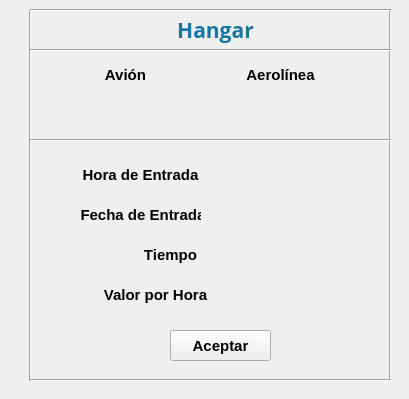
        <widget class="QWidget" name="pg_info_hg_6">
         <widget class="QLabel" name="lb_nomHangar_6">
          <property name="geometry">
           <rect>
            <x>100</x>
            <y>10</y>
            <width>231</width>
            <height>41</height>
           </rect>
          </property>
          <property name="font">
           <font>
            <family>Open Sans</family>
            <pointsize>12</pointsize>
           </font>
          </property>
          <property name="text">
           <string>&lt;html&gt;&lt;head/&gt;&lt;body&gt;&lt;p align=&quot;center&quot;&gt;&lt;span style=&quot; font-size:16pt; font-weight:600; color:#1675a3;&quot;&gt;Hangar&lt;/span&gt;&lt;/p&gt;&lt;/body&gt;&lt;/html&gt;</string>
          </property>
          <property name="textFormat">
           <enum>Qt::RichText</enum>
          </property>
         </widget>
         <widget class="QLabel" name="label_cerrarsesion_107">
          <property name="geometry">
           <rect>
            <x>90</x>
            <y>60</y>
            <width>71</width>
            <height>31</height>
           </rect>
          </property>
          <property name="font">
           <font>
            <family>Nirmala UI</family>
            <pointsize>11</pointsize>
            <weight>75</weight>
            <bold>true</bold>
           </font>
          </property>
          <property name="text">
           <string>&lt;html&gt;&lt;head/&gt;&lt;body&gt;&lt;p align=&quot;center&quot;&gt;Avión&lt;/p&gt;&lt;/body&gt;&lt;/html&gt;</string>
          </property>
         </widget>
         <widget class="QLabel" name="lb_ModelodeAvion_6">
          <property name="geometry">
           <rect>
            <x>60</x>
            <y>90</y>
            <width>131</width>
            <height>31</height>
           </rect>
          </property>
          <property name="font">
           <font>
            <family>Nirmala UI</family>
            <pointsize>11</pointsize>
           </font>
          </property>
          <property name="text">
           <string>&lt;html&gt;&lt;head/&gt;&lt;body&gt;&lt;p align=&quot;center&quot;&gt;&lt;br/&gt;&lt;/p&gt;&lt;/body&gt;&lt;/html&gt;</string>
          </property>
         </widget>
         <widget class="QLabel" name="label_cerrarsesion_108">
          <property name="geometry">
           <rect>
            <x>230</x>
            <y>60</y>
            <width>101</width>
            <height>31</height>
           </rect>
          </property>
          <property name="font">
           <font>
            <family>Nirmala UI</family>
            <pointsize>10</pointsize>
            <weight>75</weight>
            <bold>true</bold>
           </font>
          </property>
          <property name="text">
           <string>&lt;html&gt;&lt;head/&gt;&lt;body&gt;&lt;p align=&quot;center&quot;&gt;&lt;span style=&quot; font-size:11pt;&quot;&gt;Aerolínea&lt;/span&gt;&lt;/p&gt;&lt;/body&gt;&lt;/html&gt;</string>
          </property>
         </widget>
         <widget class="QLabel" name="lb_NombreAerolinea_6">
          <property name="geometry">
           <rect>
            <x>220</x>
            <y>90</y>
            <width>121</width>
            <height>31</height>
           </rect>
          </property>
          <property name="font">
           <font>
            <family>Nirmala UI</family>
            <pointsize>12</pointsize>
           </font>
          </property>
          <property name="text">
           <string>&lt;html&gt;&lt;head/&gt;&lt;body&gt;&lt;p align=&quot;center&quot;&gt;&lt;br/&gt;&lt;/p&gt;&lt;/body&gt;&lt;/html&gt;</string>
          </property>
         </widget>
         <widget class="QLabel" name="label_cerrarsesion_109">
          <property name="geometry">
           <rect>
            <x>80</x>
            <y>160</y>
            <width>121</width>
            <height>31</height>
           </rect>
          </property>
          <property name="font">
           <font>
            <family>Nirmala UI</family>
            <pointsize>9</pointsize>
            <weight>75</weight>
            <bold>true</bold>
           </font>
          </property>
          <property name="text">
           <string>&lt;html&gt;&lt;head/&gt;&lt;body&gt;&lt;p align=&quot;center&quot;&gt;&lt;span style=&quot; font-size:11pt;&quot;&gt;Hora de Entrada&lt;/span&gt;&lt;/p&gt;&lt;/body&gt;&lt;/html&gt;</string>
          </property>
         </widget>
         <widget class="QLabel" name="lb_fechaEntrada_6">
          <property name="geometry">
           <rect>
            <x>230</x>
            <y>200</y>
            <width>101</width>
            <height>31</height>
           </rect>
          </property>
          <property name="font">
           <font>
            <pointsize>12</pointsize>
           </font>
          </property>
          <property name="text">
           <string>&lt;html&gt;&lt;head/&gt;&lt;body&gt;&lt;p&gt;&lt;br/&gt;&lt;/p&gt;&lt;/body&gt;&lt;/html&gt;</string>
          </property>
         </widget>
         <widget class="QLabel" name="label_cerrarsesion_110">
          <property name="geometry">
           <rect>
            <x>80</x>
            <y>200</y>
            <width>121</width>
            <height>31</height>
           </rect>
          </property>
          <property name="font">
           <font>
            <family>Nirmala UI</family>
            <pointsize>9</pointsize>
            <weight>75</weight>
            <bold>true</bold>
           </font>
          </property>
          <property name="text">
           <string>&lt;html&gt;&lt;head/&gt;&lt;body&gt;&lt;p align=&quot;center&quot;&gt;&lt;span style=&quot; font-size:11pt;&quot;&gt;Fecha de Entrada&lt;/span&gt;&lt;/p&gt;&lt;/body&gt;&lt;/html&gt;</string>
          </property>
         </widget>
         <widget class="QLabel" name="lb_HoraEntrada_6">
          <property name="geometry">
           <rect>
            <x>230</x>
            <y>160</y>
            <width>71</width>
            <height>31</height>
           </rect>
          </property>
          <property name="font">
           <font>
            <family>Nirmala UI</family>
           </font>
          </property>
          <property name="text">
           <string>&lt;html&gt;&lt;head/&gt;&lt;body&gt;&lt;p&gt;&lt;br/&gt;&lt;/p&gt;&lt;/body&gt;&lt;/html&gt;</string>
          </property>
         </widget>
         <widget class="QLabel" name="lb_TiempoenHoras_6">
          <property name="geometry">
           <rect>
            <x>230</x>
            <y>240</y>
            <width>91</width>
            <height>31</height>
           </rect>
          </property>
          <property name="font">
           <font>
            <family>Nirmala UI</family>
            <pointsize>11</pointsize>
           </font>
          </property>
          <property name="text">
           <string>&lt;html&gt;&lt;head/&gt;&lt;body&gt;&lt;p&gt;&lt;br/&gt;&lt;/p&gt;&lt;/body&gt;&lt;/html&gt;</string>
          </property>
         </widget>
         <widget class="QLabel" name="label_cerrarsesion_111">
          <property name="geometry">
           <rect>
            <x>140</x>
            <y>240</y>
            <width>61</width>
            <height>31</height>
           </rect>
          </property>
          <property name="font">
           <font>
            <family>Nirmala UI</family>
            <pointsize>10</pointsize>
            <weight>75</weight>
            <bold>true</bold>
           </font>
          </property>
          <property name="text">
           <string>&lt;html&gt;&lt;head/&gt;&lt;body&gt;&lt;p align=&quot;center&quot;&gt;&lt;span style=&quot; font-size:11pt;&quot;&gt;Tiempo&lt;/span&gt;&lt;/p&gt;&lt;/body&gt;&lt;/html&gt;</string>
          </property>
         </widget>
         <widget class="QLabel" name="lb_ValordelaHora_6">
          <property name="geometry">
           <rect>
            <x>230</x>
            <y>280</y>
            <width>71</width>
            <height>31</height>
           </rect>
          </property>
          <property name="font">
           <font>
            <family>Nirmala UI</family>
            <pointsize>11</pointsize>
           </font>
          </property>
          <property name="text">
           <string>&lt;html&gt;&lt;head/&gt;&lt;body&gt;&lt;p&gt;&lt;br/&gt;&lt;/p&gt;&lt;/body&gt;&lt;/html&gt;</string>
          </property>
         </widget>
         <widget class="QLabel" name="label_cerrarsesion_112">
          <property name="geometry">
           <rect>
            <x>100</x>
            <y>280</y>
            <width>111</width>
            <height>31</height>
           </rect>
          </property>
          <property name="font">
           <font>
            <family>Nirmala UI</family>
            <pointsize>11</pointsize>
            <weight>75</weight>
            <bold>true</bold>
           </font>
          </property>
          <property name="text">
           <string>&lt;html&gt;&lt;head/&gt;&lt;body&gt;&lt;p align=&quot;center&quot;&gt;Valor por Hora&lt;/p&gt;&lt;/body&gt;&lt;/html&gt;</string>
          </property>
         </widget>
         <widget class="Line" name="line_32">
          <property name="geometry">
           <rect>
            <x>20</x>
            <y>10</y>
            <width>20</width>
            <height>371</height>
           </rect>
          </property>
          <property name="orientation">
           <enum>Qt::Vertical</enum>
          </property>
         </widget>
         <widget class="Line" name="line_33">
          <property name="geometry">
           <rect>
            <x>380</x>
            <y>10</y>
            <width>20</width>
            <height>371</height>
           </rect>
          </property>
          <property name="orientation">
           <enum>Qt::Vertical</enum>
          </property>
         </widget>
         <widget class="Line" name="line_34">
          <property name="geometry">
           <rect>
            <x>30</x>
            <y>0</y>
            <width>361</width>
            <height>20</height>
           </rect>
          </property>
          <property name="orientation">
           <enum>Qt::Horizontal</enum>
          </property>
         </widget>
         <widget class="Line" name="line_35">
          <property name="geometry">
           <rect>
            <x>30</x>
            <y>40</y>
            <width>361</width>
            <height>20</height>
           </rect>
          </property>
          <property name="orientation">
           <enum>Qt::Horizontal</enum>
          </property>
         </widget>
         <widget class="Line" name="line_36">
          <property name="geometry">
           <rect>
            <x>30</x>
            <y>130</y>
            <width>361</width>
            <height>20</height>
           </rect>
          </property>
          <property name="orientation">
           <enum>Qt::Horizontal</enum>
          </property>
         </widget>
         <widget class="QPushButton" name="bt_aceptarinfhg_6">
          <property name="geometry">
           <rect>
            <x>170</x>
            <y>330</y>
            <width>101</width>
            <height>31</height>
           </rect>
          </property>
          <property name="font">
           <font>
            <pointsize>11</pointsize>
            <weight>75</weight>
            <bold>true</bold>
           </font>
          </property>
          <property name="text">
           <string>Aceptar</string>
          </property>
         </widget>
         <widget class="Line" name="line_37">
          <property name="geometry">
           <rect>
            <x>30</x>
            <y>370</y>
            <width>361</width>
            <height>20</height>
           </rect>
          </property>
          <property name="orientation">
           <enum>Qt::Horizontal</enum>
          </property>
         </widget>
         <widget class="QPushButton" name="bt_cerrar_infohg_6">
          <property name="geometry">
           <rect>
            <x>360</x>
            <y>20</y>
            <width>21</width>
            <height>21</height>
           </rect>
          </property>
          <property name="font">
           <font>
            <family>Nirmala UI</family>
            <pointsize>10</pointsize>
            <weight>75</weight>
            <bold>true</bold>
           </font>
          </property>
          <property name="cursor">
           <cursorShape>PointingHandCursor</cursorShape>
          </property>
          <property name="styleSheet">
           <string notr="true">QPushButton:hover
{
	border-style: solid;
   	background-color:#bbdefb;

}

QPushButton:pressed
{
	background-color:#0069c0;
}</string>
          </property>
          <property name="text">
           <string/>
          </property>
          <property name="icon">
           <iconset>
            <normaloff>../Ventanas/Icons/cerrar.png</normaloff>../Ventanas/Icons/cerrar.png</iconset>
          </property>
          <property name="iconSize">
           <size>
            <width>50</width>
            <height>61</height>
           </size>
          </property>
          <property name="flat">
           <bool>true</bool>
          </property>
         </widget>
        </widget>
